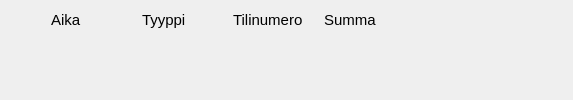
            <widget class="QWidget" name="TransactionPage">
             <layout class="QGridLayout" name="gridLayout_14">
              <item row="1" column="2">
               <spacer name="horizontalSpacer_17">
                <property name="orientation">
                 <enum>Qt::Horizontal</enum>
                </property>
                <property name="sizeHint" stdset="0">
                 <size>
                  <width>40</width>
                  <height>20</height>
                 </size>
                </property>
               </spacer>
              </item>
              <item row="1" column="0">
               <spacer name="horizontalSpacer_18">
                <property name="orientation">
                 <enum>Qt::Horizontal</enum>
                </property>
                <property name="sizeHint" stdset="0">
                 <size>
                  <width>40</width>
                  <height>20</height>
                 </size>
                </property>
               </spacer>
              </item>
              <item row="1" column="1">
               <spacer name="verticalSpacer_13">
                <property name="orientation">
                 <enum>Qt::Vertical</enum>
                </property>
                <property name="sizeHint" stdset="0">
                 <size>
                  <width>20</width>
                  <height>40</height>
                 </size>
                </property>
               </spacer>
              </item>
              <item row="0" column="1">
               <layout class="QGridLayout" name="transaction_grid_layout">
                <item row="0" column="0">
                 <widget class="QLabel" name="transaction_aika_label">
                  <property name="minimumSize">
                   <size>
                    <width>85</width>
                    <height>18</height>
                   </size>
                  </property>
                  <property name="maximumSize">
                   <size>
                    <width>85</width>
                    <height>18</height>
                   </size>
                  </property>
                  <property name="font">
                   <font>
                    <pointsize>11</pointsize>
                   </font>
                  </property>
                  <property name="text">
                   <string>Aika</string>
                  </property>
                 </widget>
                </item>
                <item row="0" column="1">
                 <widget class="QLabel" name="transaction_tyyppi_label">
                  <property name="minimumSize">
                   <size>
                    <width>85</width>
                    <height>18</height>
                   </size>
                  </property>
                  <property name="maximumSize">
                   <size>
                    <width>85</width>
                    <height>18</height>
                   </size>
                  </property>
                  <property name="font">
                   <font>
                    <pointsize>11</pointsize>
                   </font>
                  </property>
                  <property name="text">
                   <string>Tyyppi</string>
                  </property>
                 </widget>
                </item>
                <item row="0" column="2">
                 <widget class="QLabel" name="transaction_tilininumero_label">
                  <property name="minimumSize">
                   <size>
                    <width>85</width>
                    <height>18</height>
                   </size>
                  </property>
                  <property name="maximumSize">
                   <size>
                    <width>85</width>
                    <height>18</height>
                   </size>
                  </property>
                  <property name="font">
                   <font>
                    <pointsize>11</pointsize>
                   </font>
                  </property>
                  <property name="text">
                   <string>Tilinumero</string>
                  </property>
                 </widget>
                </item>
                <item row="0" column="3">
                 <widget class="QLabel" name="transaction_summa_label">
                  <property name="minimumSize">
                   <size>
                    <width>85</width>
                    <height>18</height>
                   </size>
                  </property>
                  <property name="maximumSize">
                   <size>
                    <width>85</width>
                    <height>18</height>
                   </size>
                  </property>
                  <property name="font">
                   <font>
                    <pointsize>11</pointsize>
                   </font>
                  </property>
                  <property name="text">
                   <string>Summa</string>
                  </property>
                 </widget>
                </item>
               </layout>
              </item>
              <item row="1" column="3">
               <spacer name="horizontalSpacer_20">
                <property name="orientation">
                 <enum>Qt::Horizontal</enum>
                </property>
                <property name="sizeType">
                 <enum>QSizePolicy::Fixed</enum>
                </property>
                <property name="sizeHint" stdset="0">
                 <size>
                  <width>113</width>
                  <height>20</height>
                 </size>
                </property>
               </spacer>
              </item>
             </layout>
            </widget>
